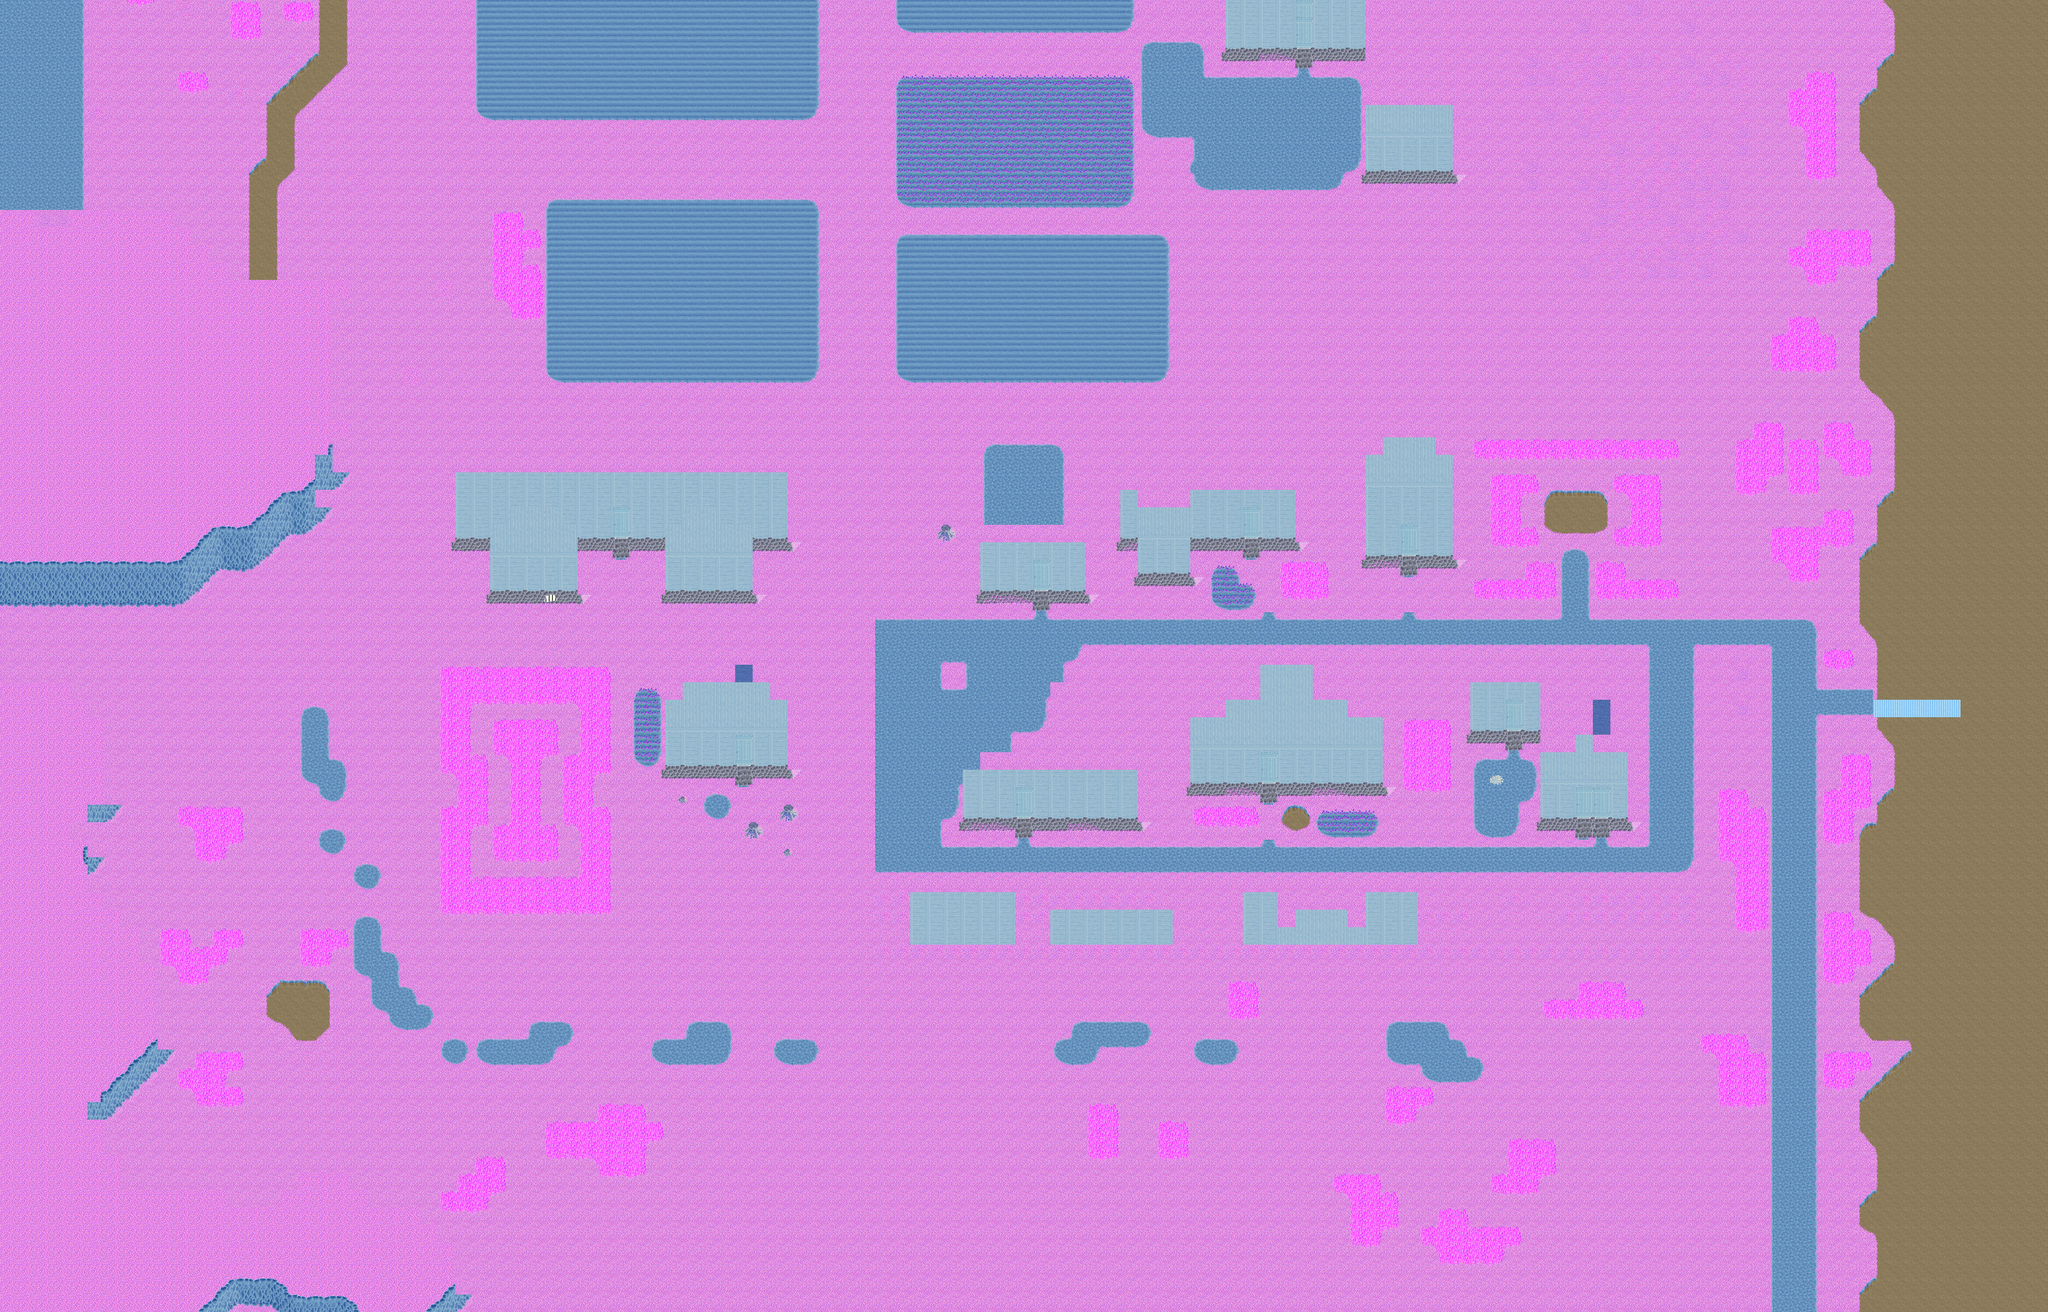

A 2D game scene composited from a Tiled map and its tileset images. What follows is a short description and the map's XML, with each tile layer's data collapsed to a summary:
An orthogonal 117x75 tile map with 32x32 px tiles, 1 tile layer (Ground), 4 hidden layers not drawn, 8 tilesets and 18 objects (13x warp, 5x spawn).

<map version="1.0" orientation="orthogonal" width="117" height="75" tilewidth="32" tileheight="32">
 <properties>
  <property name="minimap" value="graphics/minimaps/009-1.png" />
  <property name="music" value="Magick - Real.ogg" />
  <property name="name" value="Hurnscald" />
  <property name="overlay0image" value="graphics/images/ambient/clouds.png" />
  <property name="overlay0parallax" value="1.0" />
  <property name="overlay0scrollX" value="0.2" />
  <property name="overlay0scrollY" value="0.1" />
 </properties>
 <tileset firstgid="1" name="Woodland" tilewidth="32" tileheight="32">
  <image source="../graphics/tiles/Woodland_ground-evil.png" width="512" height="512" />
 </tileset>
 <tileset firstgid="257" name="Woodland x2" tilewidth="32" tileheight="64">
  <image source="../graphics/tiles/Woodland_x2-evil.png" width="512" height="128" />
 </tileset>
 <tileset firstgid="289" name="Woodland x3" tilewidth="32" tileheight="96">
  <image source="../graphics/tiles/Woodland_x3-evil.png" width="512" height="192" />
 </tileset>
 <tileset firstgid="321" name="Woodland Village" tilewidth="32" tileheight="32">
  <image source="../graphics/tiles/Woodland_village-evil.png" width="512" height="512" />
 </tileset>
 <tileset firstgid="577" name="Woodland Village x2" tilewidth="32" tileheight="64">
  <image source="../graphics/tiles/Woodland_village_x2-evil.png" width="512" height="64" />
 </tileset>
 <tileset firstgid="593" name="Woodland indoor" tilewidth="32" tileheight="32">
  <image source="../graphics/tiles/woodland_indoor-evil.png" width="512" height="512" />
 </tileset>
 <tileset firstgid="849" name="Woodland indoor x2" tilewidth="32" tileheight="64">
  <image source="../graphics/tiles/woodland_indoor_x2-evil.png" width="512" height="64" />
 </tileset>
 <tileset firstgid="865" name="collision" tilewidth="32" tileheight="32">
  <image source="../graphics/tiles/collision.png" trans="000000" width="64" height="32" />
 </tileset>
 <layer name="Ground" width="117" height="75">
  <data>[8775 cells, 8775 non-empty, 123 distinct tile ids]</data>
 </layer>
 <layer name="Fringe" width="117" height="75" visible="0">
  <data>[8775 cells, 2967 non-empty, 153 distinct tile ids]</data>
 </layer>
 <layer name="Top" width="117" height="75" visible="0">
  <data>[8775 cells, 733 non-empty, 92 distinct tile ids]</data>
 </layer>
 <layer name="Over" width="117" height="75" visible="0">
  <data>[8775 cells, 2 non-empty, 2 distinct tile ids]</data>
 </layer>
 <layer name="Collision" width="117" height="75" visible="0">
  <data>[8775 cells, 7398 non-empty, 1 distinct tile ids]</data>
 </layer>
 <objectgroup name="Objects" width="0" height="0">
  <object name="Hurnscald South Exit" type="warp" x="1504" y="1760" width="128" height="32">
   <properties>
    <property name="dest_map" value="008-1" />
    <property name="dest_x" value="2496" />
    <property name="dest_y" value="2592" />
   </properties>
  </object>
  <object name="Hurnscald East Exit" type="warp" x="3104" y="1120" width="32" height="64">
   <properties>
    <property name="dest_map" value="008-1-evil" />
    <property name="dest_x" value="4096" />
    <property name="dest_y" value="1952" />
   </properties>
  </object>
  <object name="To Hurnscald Inn" type="warp" x="1120" y="960" width="32" height="32">
   <properties>
    <property name="dest_map" value="009-2-evil" />
    <property name="dest_x" value="1600" />
    <property name="dest_y" value="1728" />
   </properties>
  </object>
  <object name="To Storage Room" type="warp" x="1856" y="1472" width="32" height="32">
   <properties>
    <property name="dest_map" value="009-2" />
    <property name="dest_x" value="864" />
    <property name="dest_y" value="3392" />
   </properties>
  </object>
  <object name="To Archer Shop" type="warp" x="1888" y="1056" width="32" height="32">
   <properties>
    <property name="dest_map" value="009-2-evil" />
    <property name="dest_x" value="3040" />
    <property name="dest_y" value="928" />
   </properties>
  </object>
  <object name="To Hurnscald Potion Shop" type="warp" x="2272" y="960" width="32" height="32">
   <properties>
    <property name="dest_map" value="009-2-evil" />
    <property name="dest_x" value="4160" />
    <property name="dest_y" value="800" />
   </properties>
  </object>
  <object name="To Hurnscald Hospital" type="warp" x="2560" y="992" width="32" height="32">
   <properties>
    <property name="dest_map" value="009-2-evil" />
    <property name="dest_x" value="4768" />
    <property name="dest_y" value="2112" />
   </properties>
  </object>
  <object name="To Hurnscald House" type="warp" x="2304" y="1408" width="32" height="32">
   <properties>
    <property name="dest_map" value="009-2-evil" />
    <property name="dest_x" value="3648" />
    <property name="dest_y" value="2464" />
   </properties>
  </object>
  <object name="To Hurnscald Forge" type="warp" x="2880" y="1472" width="64" height="32">
   <properties>
    <property name="dest_map" value="009-2-evil" />
    <property name="dest_x" value="5824" />
    <property name="dest_y" value="2112" />
   </properties>
  </object>
  <object name="Hurnscald West Exit" type="warp" x="768" y="1120" width="32" height="96">
   <properties>
    <property name="dest_map" value="008-1" />
    <property name="dest_x" value="1696" />
    <property name="dest_y" value="1952" />
   </properties>
  </object>
  <object name="Hurnscald North Exit" type="warp" x="1504" y="768" width="128" height="32">
   <properties>
    <property name="dest_map" value="008-1-evil" />
    <property name="dest_x" value="2496" />
    <property name="dest_y" value="1536" />
   </properties>
  </object>
  <object name="Clover Patch" type="spawn" x="2336" y="1024" width="96" height="64">
   <properties>
    <property name="eA_death" value="120000" />
    <property name="eA_spawn" value="100000" />
    <property name="max_beings" value="1" />
    <property name="monster_id" value="35" />
   </properties>
  </object>
  <object name="Pink Flower" type="spawn" x="800" y="1216" width="320" height="448">
   <properties>
    <property name="eA_death" value="250" />
    <property name="max_beings" value="2" />
    <property name="monster_id" value="12" />
   </properties>
  </object>
  <object name="Squirrel" type="spawn" x="2592" y="1568" width="512" height="160">
   <properties>
    <property name="eA_death" value="5000" />
    <property name="max_beings" value="2" />
    <property name="monster_id" value="36" />
   </properties>
  </object>
  <object name="Squirrel" type="spawn" x="2496" y="1152" width="192" height="192">
   <properties>
    <property name="eA_death" value="5000" />
    <property name="max_beings" value="1" />
    <property name="monster_id" value="36" />
   </properties>
  </object>
  <object name="Butterfly" type="spawn" x="0" y="0">
   <properties>
    <property name="eA_death" value="20" />
    <property name="eA_spawn" value="30" />
    <property name="max_beings" value="5" />
    <property name="monster_id" value="53" />
   </properties>
  </object>
  <object name="To Storage Room" type="warp" x="1856" y="1472" width="32" height="32">
   <properties>
    <property name="dest_map" value="009-2-evil" />
    <property name="dest_x" value="864" />
    <property name="dest_y" value="3392" />
   </properties>
  </object>
  <object name="Hurnscald South Exit" type="warp" x="1504" y="1760" width="128" height="32">
   <properties>
    <property name="dest_map" value="008-1-evil" />
    <property name="dest_x" value="2496" />
    <property name="dest_y" value="2592" />
   </properties>
  </object>
 </objectgroup>
</map>
